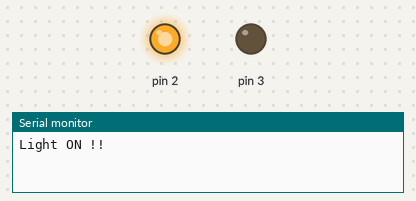
Simulated run of this sketch. Board: Arduino Uno, built with avr-gcc and run on an emulated ATmega328P. On the bench: output pins drawn as LEDs (lit = HIGH), the last lines printed to the serial monitor.

Above: at 1.0 s.
At 3.0 s:
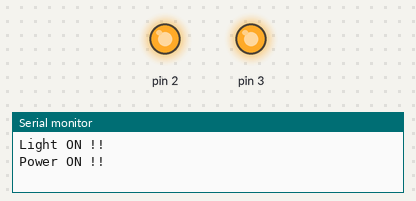
At 5.0 s:
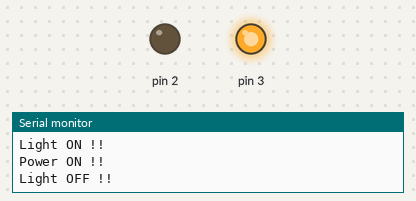
At 7.0 s:
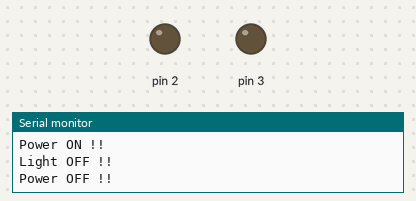
Timing chart, 0 to 10.4 s (numbered marks = the images above):
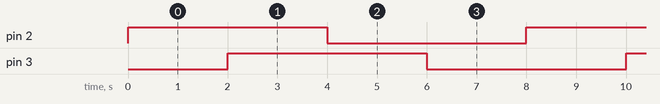

Measured:
- by itself, pin 2, pin 3: alternates HIGH for 4.0 s and LOW for 4.0 s
- by itself, everything shown: repeats every 8.0 s, in 4 steps

The sketch:

RelayControl.ino
```cpp
void setup() {
  // put your setup code here, to run once:
  Serial.begin(9600);
  pinMode(2, OUTPUT);
  pinMode(3, OUTPUT);
}

void loop() {
  // put your main code here, to run repeatedly:
  digitalWrite(2, HIGH);
  Serial.println("Light ON !!");
  delay(2000);
  digitalWrite(3, HIGH);
  Serial.println("Power ON !!");
  delay(2000);
  digitalWrite(2, LOW);
  Serial.println("Light OFF !!");
  delay(2000);
  digitalWrite(3, LOW);
  Serial.println("Power OFF !!");
  delay(2000);

}
```
